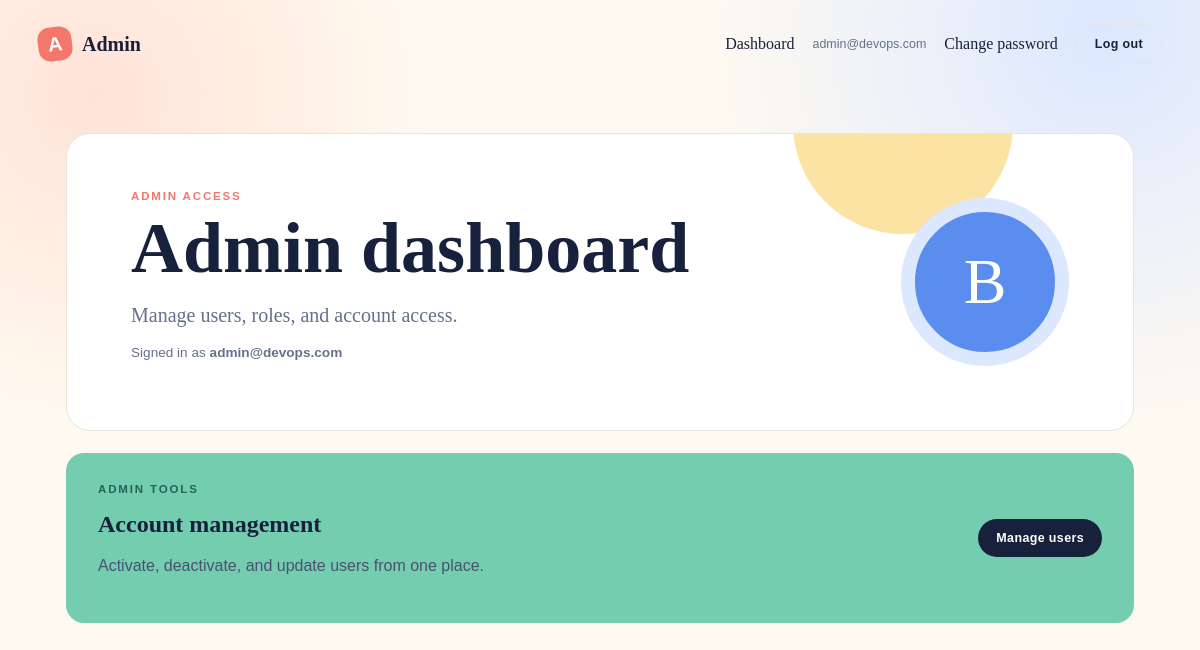
Screenshot of /dashboard/ (signed in) with the database file from the repository.
### accounts/models.py (models this page shows, shortened)
class User(AbstractBaseUser, PermissionsMixin):
	class Role(models.TextChoices):
		STUDENT = 'student', 'Student'
		COMPANY = 'company', 'Company'
		OFFICER = 'officer', 'Placement Officer'
		ADMIN = 'admin', 'Admin'
	email = models.EmailField(unique=True)
	first_name = models.CharField(max_length=150)
	last_name = models.CharField(max_length=150, blank=True)
	role = models.CharField(max_length=20, choices=Role.choices, default=Role.STUDENT)
	is_active = models.BooleanField(default=True)
	is_staff = models.BooleanField(default=False)
	date_joined = models.DateTimeField(auto_now_add=True)
	objects = UserManager()
	USERNAME_FIELD = 'email'
	REQUIRED_FIELDS = []

### accounts/views.py (the view)
# urls.py: path('dashboard/', views.dashboard_view, name='dashboard'),
@login_required
def dashboard_view(request):
	dashboard_data = {
		User.Role.STUDENT: ('Student dashboard', 'Track your applications and opportunities.'),
		User.Role.COMPANY: ('Company dashboard', 'Manage your opportunities and connect with students.'),
		User.Role.OFFICER: ('Placement Officer dashboard', 'Review accounts and support platform activity.'),
		User.Role.ADMIN: ('Admin dashboard', 'Manage users, roles, and account access.'),
	}
	title, subtitle = dashboard_data.get(request.user.role, ('Dashboard', 'Welcome to your account portal.'))
	return render(request, 'dashboards/role_dashboard.html', {
		'title': title,
		'subtitle': subtitle,
		'role': request.user.role,
	})

### templates/dashboards/role_dashboard.html (shortened to what this page needs)
{% extends 'base.html' %}
{% block content %}
<section class="dashboard-hero">
	<div>
		<p class="eyebrow">{{ role|upper }} ACCESS</p>
		<h1>{{ title }}</h1>
		<p class="hero-copy">{{ subtitle }}</p>
		<p class="signed-in">Signed in as <strong>{{ user.email }}</strong></p>
	</div>
	<div class="hero-orb" aria-hidden="true">{{ user.first_name|first|upper }}</div>
</section>
{% if user.role == 'admin' %}
<section class="management-banner"><div><p class="eyebrow">ADMIN TOOLS</p><h2>Account management</h2><p>Activate, deactivate, and update users from one place.</p></div><a class="button button-dark" href="{% url 'admin_users' %}">Manage users</a></section>
{% endif %}
{% endblock %}

### templates/base.html (shortened to what this page needs)
<!doctype html>
<html lang="en">
<head>
    {% load static %}
    <link rel="stylesheet" href="{% static 'css/style.css' %}">
</head>
<body>
    <nav class="navbar">
        <a class="brand" href="{% url 'dashboard' %}"><span class="brand-mark">A</span> Admin</a>
        <div class="nav-links">
            {% if user.is_authenticated %}<a href="{% url 'dashboard' %}">Dashboard</a>{% endif %}
        {% if user.is_authenticated %}
            <span class="user-chip">{{ user.email }}</span>
            <a href="{% url 'password_change' %}">Change password</a>
            <form method="post" action="{% url 'logout' %}" class="inline-form">{% csrf_token %}<button class="button button-ghost" type="submit">Log out</button></form>
        {% else %}
            <a class="button button-ghost" href="{% url 'login' %}">Log in</a>
            <a class="button button-primary" href="{% url 'register' %}">Register</a>
        {% endif %}
        </div>
    </nav>
    <main class="page-shell">{% block content %}{% endblock %}</main>
</body>
</html>

### static/css/style.css (style rules this page uses)
:root { --ink: #17213b; --muted: #65708b; --cream: #fffaf1; --paper: #ffffff; --coral: #f4776b; --blue: #5b8def; --yellow: #f7c84b; --mint: #75cdb0; --line: #e8e5df; }
* { box-sizing: border-box; }
body { margin: 0; color: var(--ink); background: radial-gradient(circle at 8% 12%, #ffe3d8 0, transparent 26%), radial-gradient(circle at 92% 4%, #dce8ff 0, transparent 30%), var(--cream); font-family: Georgia, 'Times New Roman', serif; min-height: 100vh; }
a { color: inherit; text-decoration: none; }
.navbar { align-items: center; display: flex; justify-content: space-between; margin: 0 auto; max-width: 1180px; padding: 24px 28px; }
.brand { align-items: center; display: flex; font-size: 1.25rem; font-weight: 700; gap: 10px; }
.brand-mark { align-items: center; background: var(--coral); border-radius: 12px; color: white; display: inline-flex; font-family: Arial, sans-serif; height: 34px; justify-content: center; transform: rotate(-7deg); width: 34px; }
.nav-links { align-items: center; display: flex; gap: 18px; }
.user-chip { color: var(--muted); font-family: Arial, sans-serif; font-size: .78rem; }
.page-shell { margin: 0 auto; max-width: 1124px; padding: 45px 28px 80px; }
.button { border: 0; border-radius: 999px; cursor: pointer; display: inline-block; font-family: Arial, sans-serif; font-size: .78rem; font-weight: 700; letter-spacing: .03em; padding: 12px 18px; }
.button-ghost { background: transparent; border: 1px solid var(--line); color: var(--ink); }
.button-dark { background: var(--ink); color: white; }
.inline-form { display: inline; }
.dashboard-hero { align-items: center; background: var(--paper); border: 1px solid var(--line); border-radius: 24px; display: flex; justify-content: space-between; overflow: hidden; padding: 56px 64px; position: relative; }
.dashboard-hero:after { background: var(--yellow); border-radius: 50%; content: ''; height: 220px; opacity: .5; position: absolute; right: 120px; top: -120px; width: 220px; }
.eyebrow { color: var(--coral); font-family: Arial, sans-serif; font-size: .72rem; font-weight: 800; letter-spacing: .16em; margin: 0 0 12px; }
h1 { font-size: clamp(2.4rem, 6vw, 5.5rem); line-height: .95; margin: 0; max-width: 680px; }
h2 { margin: 0 0 10px; }
.hero-copy { color: var(--muted); font-size: 1.25rem; margin: 22px 0 18px; max-width: 530px; }
.signed-in { color: var(--muted); font-family: Arial, sans-serif; font-size: .85rem; }
.hero-orb { align-items: center; background: var(--blue); border: 14px solid #dce8ff; border-radius: 50%; color: white; display: flex; font-size: 4rem; height: 168px; justify-content: center; position: relative; width: 168px; z-index: 1; }
.dashboard-card p, .management-banner p { color: #47536e; font-family: Arial, sans-serif; line-height: 1.55; }
.management-banner { align-items: center; background: var(--mint); border-radius: 18px; display: flex; justify-content: space-between; margin-top: 22px; padding: 28px 32px; }
.management-banner .eyebrow { color: #236457; }

### rows the page displays
User: email "admin@devops.com", role "ADMIN", first_name|first "B"

### other values shown
{{ title }} "Admin dashboard"
{{ subtitle }} "Manage users, roles, and account access."
